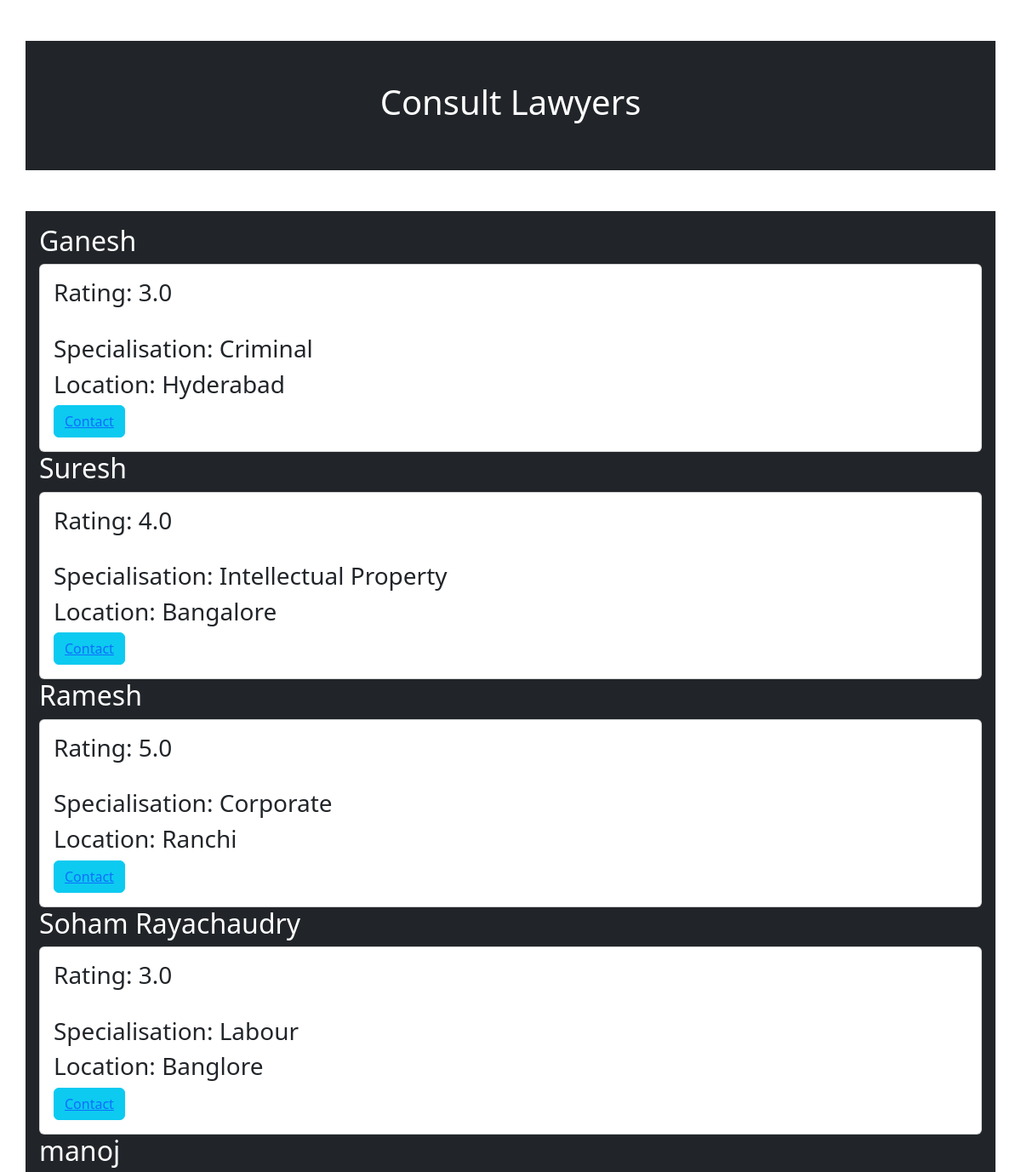
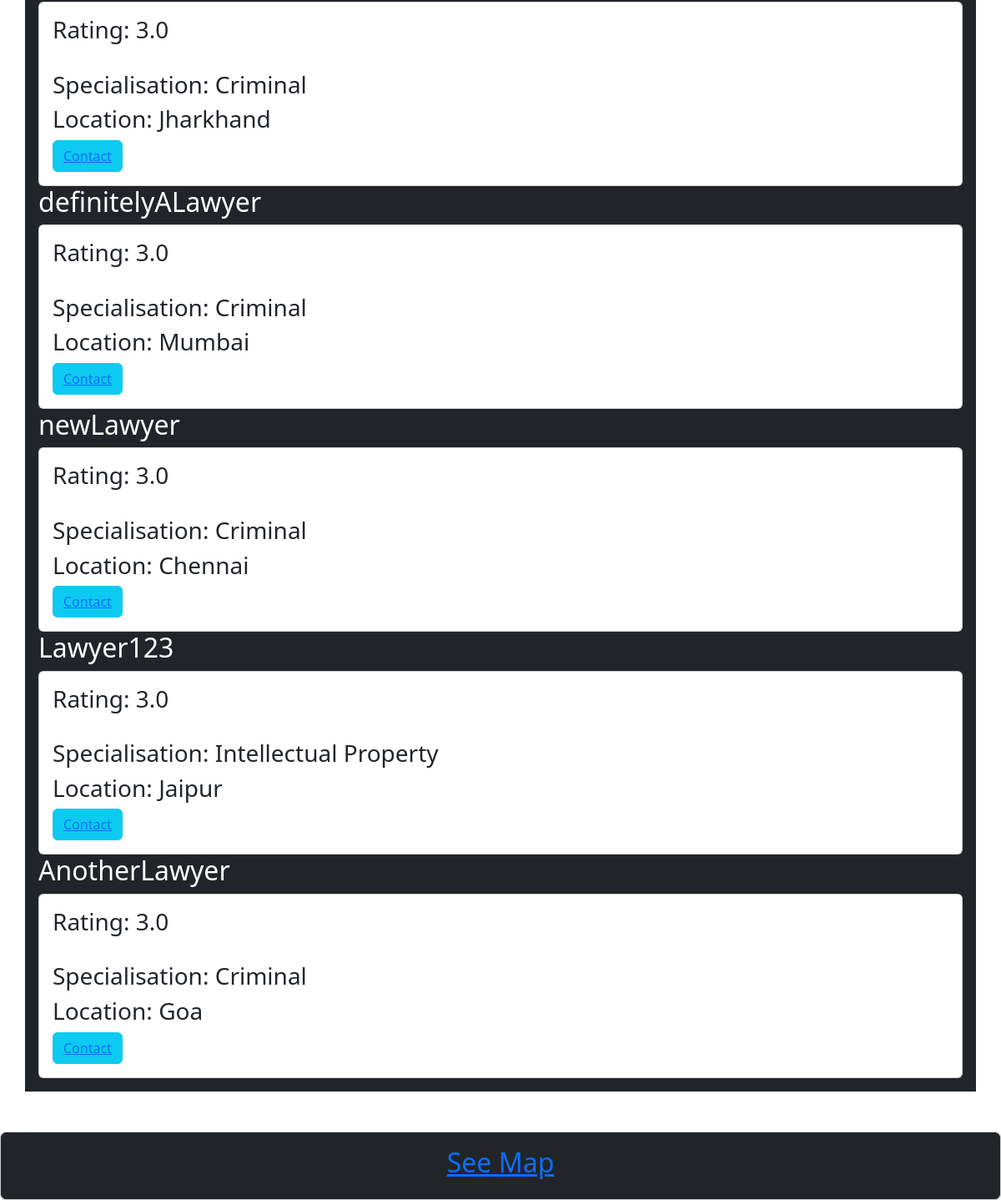
Page /consult/create_consultation on the committed database (2 pictures, top to bottom).
### consult/models.py (models this page shows, shortened)
class Lawyer(models.Model):
    name = models.CharField(max_length=200)
    CHOICES = (('Criminal', 'Criminal'), ('Labour', 'Labour'), ('Intellectual Property', 'Intellectual Property'), ('Corporate', 'Corporate'))
    specialisation = models.CharField(max_length=200, choices=CHOICES)
    rating = models.FloatField(default=3)
    no_of_ratings = models.IntegerField(default=0)
    location = models.CharField(max_length=200)

### consult/views.py (the view)
# urls.py: path('create_consultation',views.create_consultation,name='create_consultation'),
def create_consultation(request):
    specialisations=['Criminal', 'Labour', 'Intellectual Property', 'Corporate']
    lawyers = Lawyer.objects.all()
    context={'specialisations':specialisations, 'lawyers':lawyers}
    return render(request,'consultations/create_consultation.html', context)

### consult/templates/consultations/create_consultation.html (shortened to what this page needs)
{% load static %}
<html>
    <head>
        <link rel="stylesheet" href="{% static 'consultation/consultationstyle.css' %}">
        <link href="https://cdn.jsdelivr.net/npm/bootstrap@5.3.0-alpha1/dist/css/bootstrap.min.css" rel="stylesheet">
    </head>
    <body>
        <div class = "container p-5 my-5 bg-dark text-white">
            <h1 class = 'text-center'> Consult Lawyers </h1>
        </div>
        <div class = "container p-3 my-5 bg-dark text-white" id='flatlist'>
            {% for object in lawyers %}
                <h2>{{object.name}}</h2>
                <div class="card">
                  <div class="card-body text-dark">
                    <p class = "h3">Rating: {{object.rating}}</p>
                    <br>
                    <p class = "h3">Specialisation: {{object.specialisation}}</p>
                    <p class = 'h3'>Location: {{object.location}} </p>
                    <button class = 'btn btn-info'><a href = "{% url 'consult:lawyer' object.id %}">Contact</a></button>
                  </div>
                </div>
            {% endfor %}
        </div>
        <div class = 'card'>
            <button class = 'btn btn-dark text-light pt-3 pb-3'>
                <a href = '/map/'><h2 class = 'text-xl-center'>See Map</h2></a>
            </button>
        </div>
    </body>
</html>

### consult/static/consultation/consultationstyle.css (style rules this page uses)
p { font-weight: 500; }
body { background-color: blue; }

### rows in the picture
Lawyer: name "Ganesh", rating "3.0", specialisation "Criminal", location "Hyderabad"
Lawyer: name "Suresh", rating "4.0", specialisation "Intellectual Property", location "Bangalore"
Lawyer: name "Ramesh", rating "5.0", specialisation "Corporate", location "Ranchi"
Lawyer: name "Soham Rayachaudry", rating "3.0", specialisation "Labour", location "Banglore"
Lawyer: name "manoj", rating "3.0", specialisation "Criminal", location "Jharkhand"
Lawyer: name "definitelyALawyer", rating "3.0", specialisation "Criminal", location "Mumbai"
Lawyer: name "newLawyer", rating "3.0", specialisation "Criminal", location "Chennai"
Lawyer: name "Lawyer123", rating "3.0", specialisation "Intellectual Property", location "Jaipur"
Lawyer: name "AnotherLawyer", rating "3.0", specialisation "Criminal", location "Goa"
